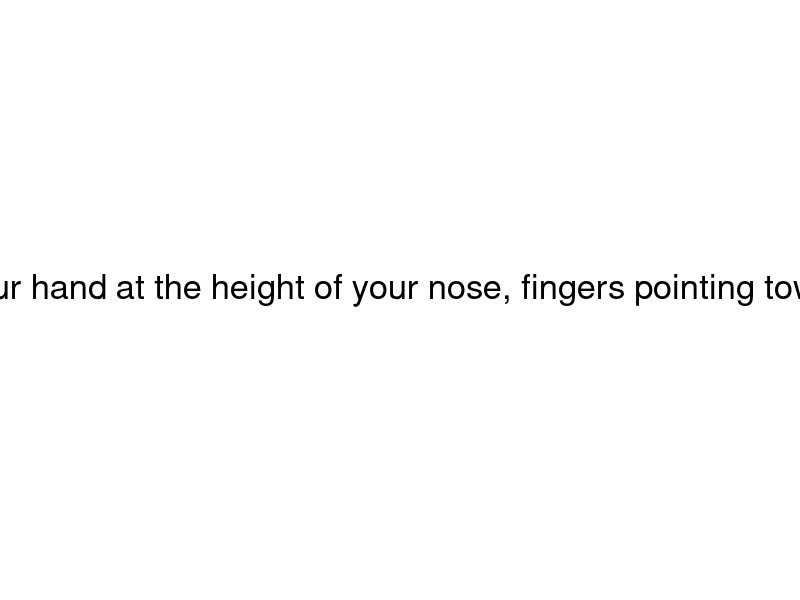

Recreate this plot in MATLAB.
function Posture()

th = text(0.5,0.5,'Please hold your hand at the height of your nose, fingers pointing towards each other', 'FontSize', 25);
set(gca,'xcolor','w','ycolor','w','xtick',[],'ytick',[])
set(th,'visible','on','HorizontalAlignment','center','VerticalAlignment','middle');
drawnow